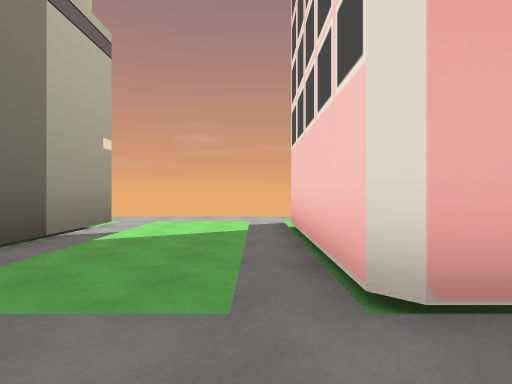
view 1 (above)

20 first-person views from a walk through a 3-D level made in the Unity game engine. The camera is 1.2 m above the floor, looks level and sees 75° across. The floor is counted in squares, 2 m on a side. Each view is taken from the middle of a square. On the plan, view 1 faces up. The plan holds only what a view shows up to about 10 squares ahead; the rest is blank.

view 2
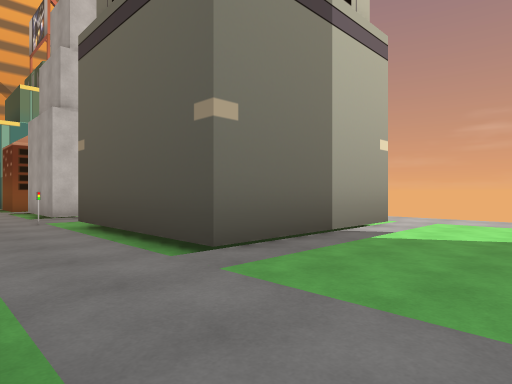

view 3
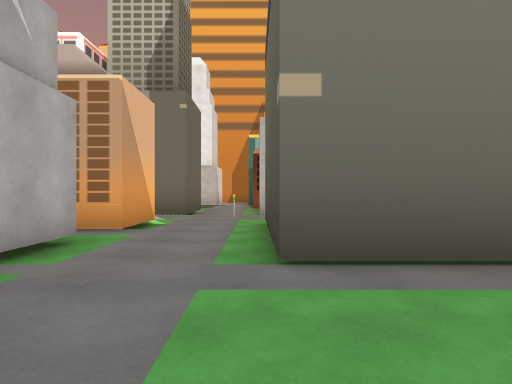

view 4
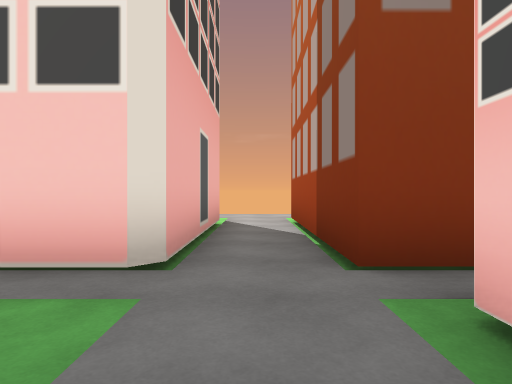

view 5
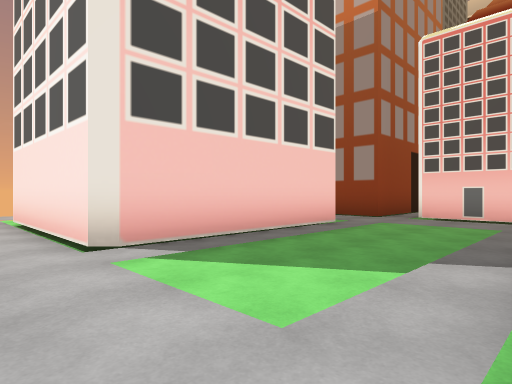

view 6
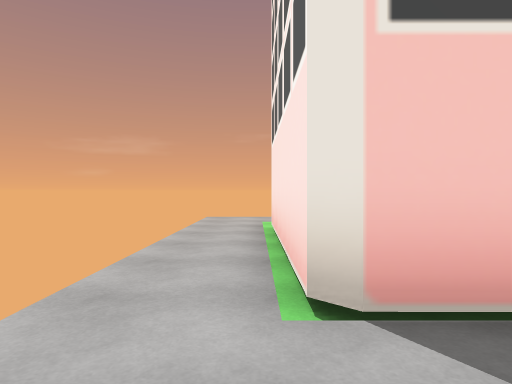

view 7
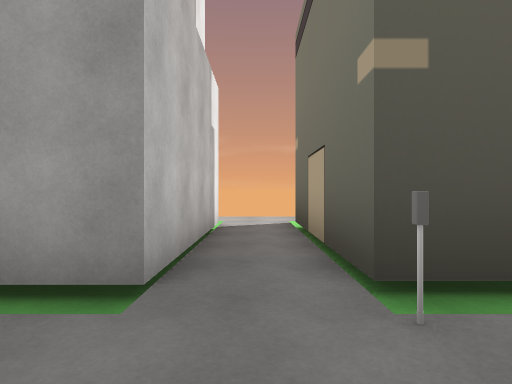

view 8
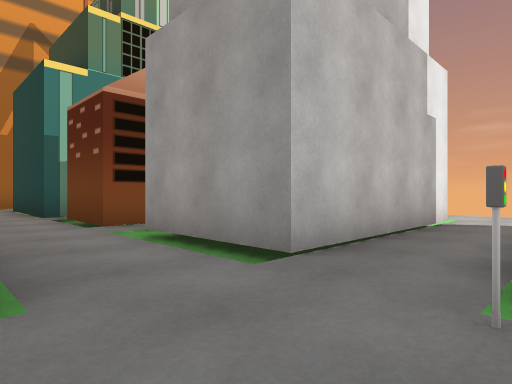

view 9
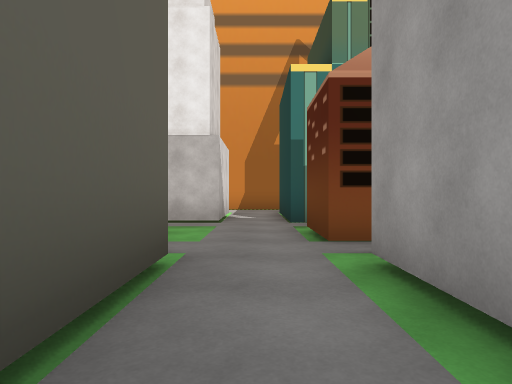

view 10
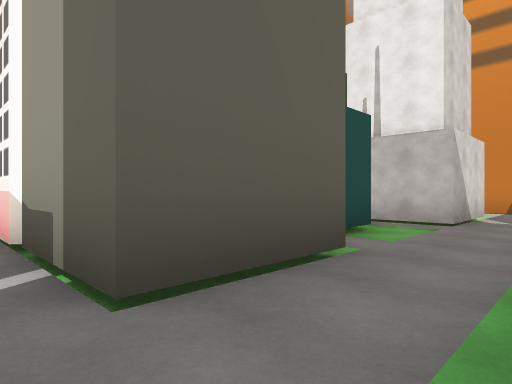

view 11
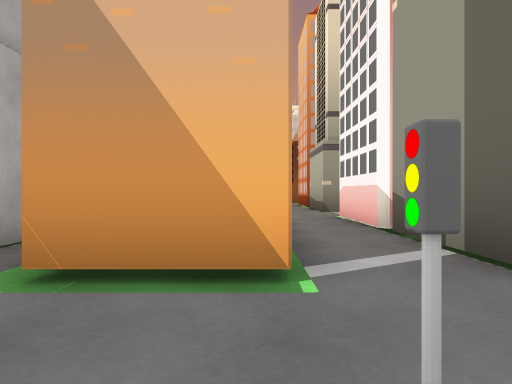

view 12
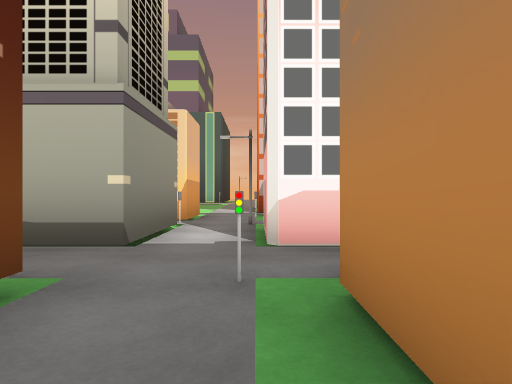

view 13
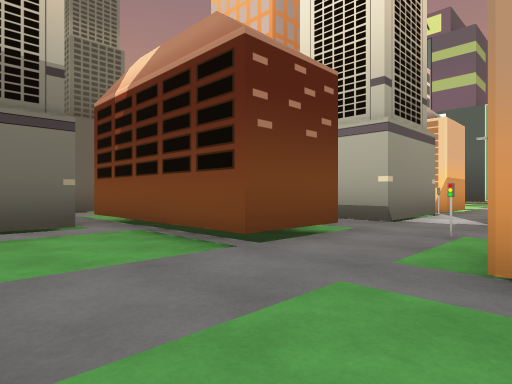

view 14
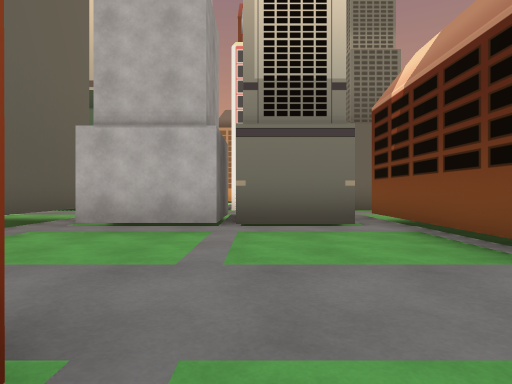

view 15
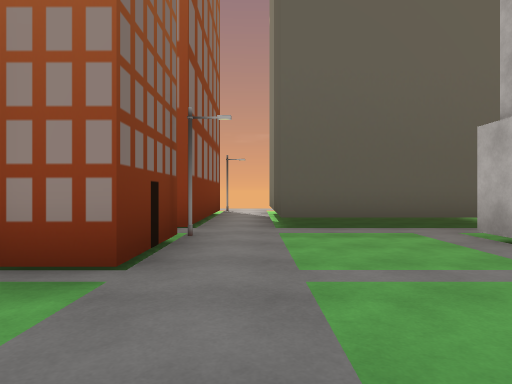

view 16
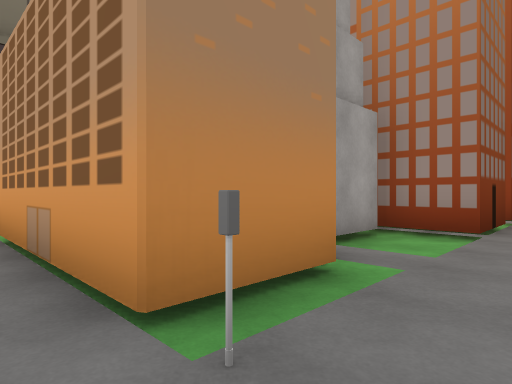

view 17
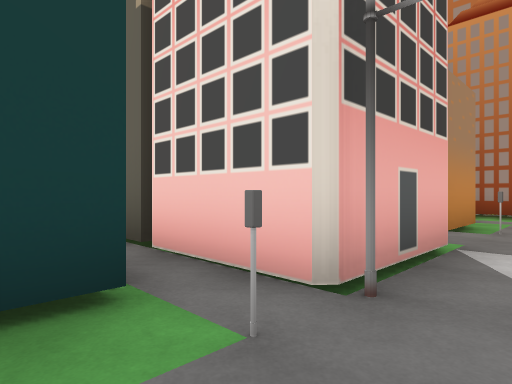

view 18
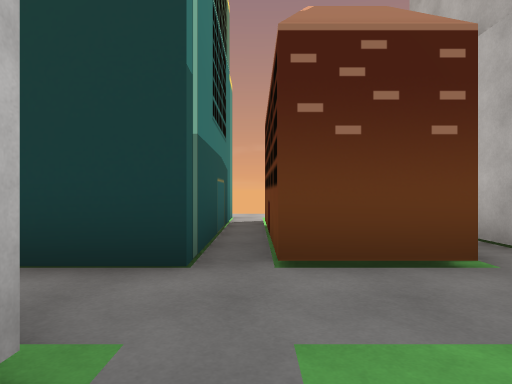

view 19
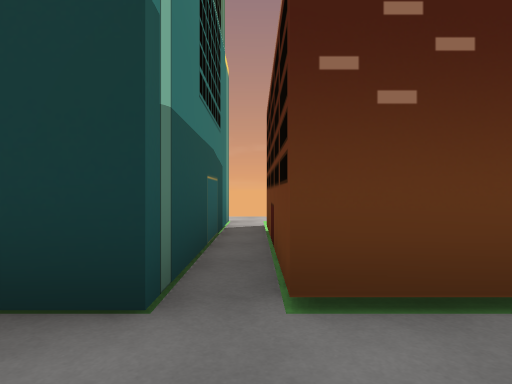

view 20
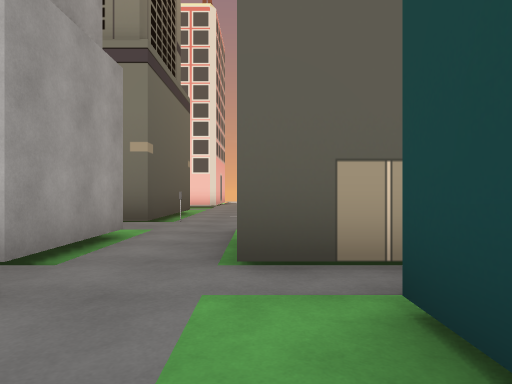

### Floor plan
Key: @ floor where view 1 was taken; # wall or solid block; . main floor; - floor 0.25 m lower than the main floor; / step, stairs or slope.
Columns run from 20 left of view 1 to 7 right of it. Each row starts with its distance up from view 1.
  8            ...   ...........
  7            /./   /////////..
  6      #/#   #.#   #/-/#####
  5      #/#   #.#   #/-/#
  4      #/#   #.#   #/-/#
  3      #/#####.#####/-/#
  2 #/.###/#####.-----/-/#####..
  1 # ..........................
  0 #/.###/-/###.--.----@#####..
 -1      #/#####.##.####.#
 -2          ###.#  ###  #
 -3          ###.#  ###  #
 -4        #####.##.--#  #####
 -5      #//##//.//.//##/////#
 -6      .....................
 -7       /#####.##/----/####
 -8            #. #/----/#
 -9               #./////#
-10               #.####/#
-11               #.  #  #
-12               ..  .  ...
-13               #  #/   #.

Positions as (right, up) in squares from view 1, and headings:
1: (0, 0), facing up
2: (0, 0), facing up-left
3: (0, 2), facing left
4: (-2, 1), facing right
5: (-3, 8), facing down-right
6: (-1, 7), facing right
7: (-8, 0), facing up
8: (-7, 0), facing up-left
9: (-8, 1), facing left
10: (-8, 2), facing down-left
11: (-7, 2), facing down
12: (-5, -5), facing left
13: (-3, -4), facing down-left
14: (-3, -4), facing down
15: (-5, -6), facing right
16: (-8, -6), facing up-right
17: (-13, -6), facing up-right
18: (-14, -1), facing up
19: (-14, 0), facing up
20: (-14, 0), facing right
